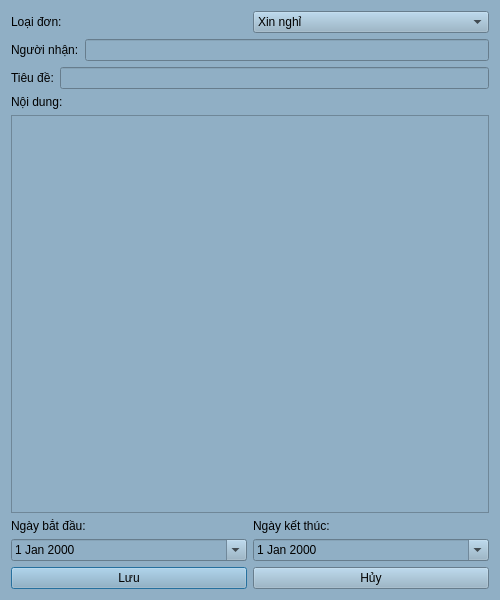
<?xml version="1.0" encoding="UTF-8"?>
<ui version="4.0">
 <class>ApplicationDialog</class>
 <widget class="QDialog" name="ApplicationDialog">
  <property name="geometry">
   <rect>
    <x>0</x>
    <y>0</y>
    <width>500</width>
    <height>600</height>
   </rect>
  </property>
  <property name="windowTitle">
   <string>Tạo đơn mới</string>
  </property>
  <property name="styleSheet">
   <string notr="true">background-color: rgb(144, 175, 197);</string>
  </property>
  <layout class="QVBoxLayout" name="verticalLayout">
   <item>
    <layout class="QHBoxLayout" name="type_layout">
     <item>
      <widget class="QLabel" name="type_label">
       <property name="text">
        <string>Loại đơn:</string>
       </property>
      </widget>
     </item>
     <item>
      <widget class="QComboBox" name="type_combo">
       <item>
        <property name="text">
         <string>Xin nghỉ</string>
        </property>
       </item>
       <item>
        <property name="text">
         <string>Xin phép ra ngoài</string>
        </property>
       </item>
       <item>
        <property name="text">
         <string>Xin bảo lưu</string>
        </property>
       </item>
       <item>
        <property name="text">
         <string>Khác</string>
        </property>
       </item>
      </widget>
     </item>
    </layout>
   </item>
   <item>
    <layout class="QHBoxLayout" name="recipient_layout">
     <item>
      <widget class="QLabel" name="recipient_label">
       <property name="text">
        <string>Người nhận:</string>
       </property>
      </widget>
     </item>
     <item>
      <widget class="QLineEdit" name="recipient_input"/>
     </item>
    </layout>
   </item>
   <item>
    <layout class="QHBoxLayout" name="title_layout">
     <item>
      <widget class="QLabel" name="title_label">
       <property name="text">
        <string>Tiêu đề:</string>
       </property>
      </widget>
     </item>
     <item>
      <widget class="QLineEdit" name="title_input"/>
     </item>
    </layout>
   </item>
   <item>
    <layout class="QVBoxLayout" name="content_layout">
     <item>
      <widget class="QLabel" name="content_label">
       <property name="text">
        <string>Nội dung:</string>
       </property>
      </widget>
     </item>
     <item>
      <widget class="QTextEdit" name="content_input"/>
     </item>
    </layout>
   </item>
   <item>
    <layout class="QHBoxLayout" name="date_layout">
     <item>
      <layout class="QVBoxLayout" name="start_date_layout">
       <item>
        <widget class="QLabel" name="start_date_label">
         <property name="text">
          <string>Ngày bắt đầu:</string>
         </property>
        </widget>
       </item>
       <item>
        <widget class="QDateEdit" name="start_date">
         <property name="calendarPopup">
          <bool>true</bool>
         </property>
        </widget>
       </item>
      </layout>
     </item>
     <item>
      <layout class="QVBoxLayout" name="end_date_layout">
       <item>
        <widget class="QLabel" name="end_date_label">
         <property name="text">
          <string>Ngày kết thúc:</string>
         </property>
        </widget>
       </item>
       <item>
        <widget class="QDateEdit" name="end_date">
         <property name="calendarPopup">
          <bool>true</bool>
         </property>
        </widget>
       </item>
      </layout>
     </item>
    </layout>
   </item>
   <item>
    <layout class="QHBoxLayout" name="button_layout">
     <item>
      <widget class="QPushButton" name="save_button">
       <property name="text">
        <string>Lưu</string>
       </property>
      </widget>
     </item>
     <item>
      <widget class="QPushButton" name="cancel_button">
       <property name="text">
        <string>Hủy</string>
       </property>
      </widget>
     </item>
    </layout>
   </item>
  </layout>
 </widget>
 <resources/>
 <connections/>
</ui> 
